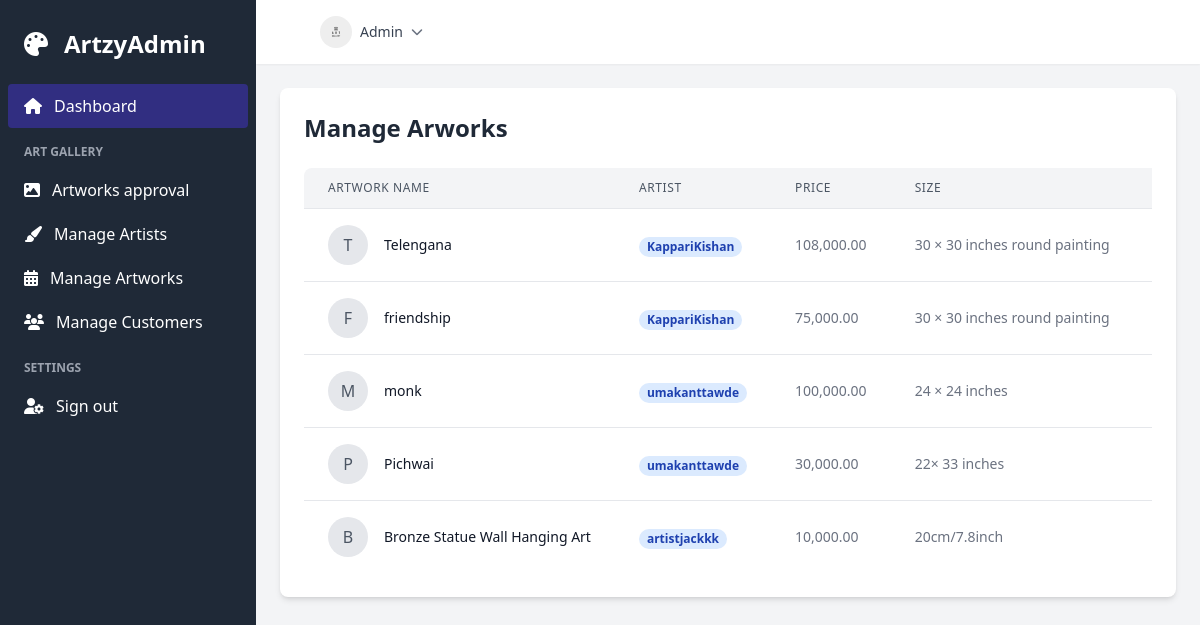
The app's page /accounts/admin/manage_artowrks/ (signed in), older data.
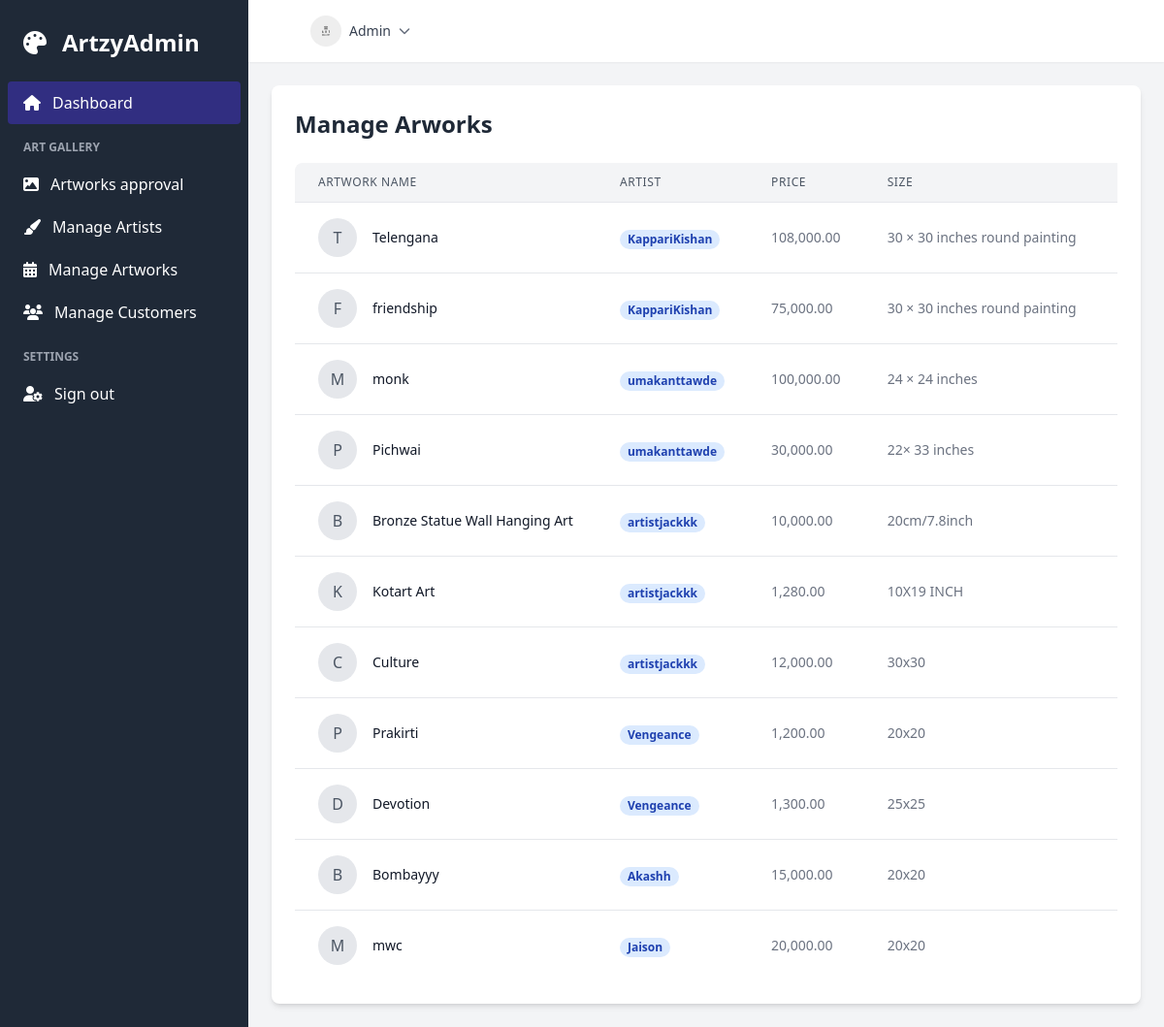
The same page, newer data.
### artworks/models.py (models this page shows, shortened)
class Artwork(models.Model):
    CATEGORY_CHOICES = [
        ('painting', 'Painting'),
        ('digital_art', 'Digital Art'),
        ('drawing', 'Drawing'),
        ('sculpture', 'Sculpture'),
        ('traditional_art', 'Traditional Art'),
        ('crafts', 'Crafts'),
        ('photography', 'Photography'),
        ('mixed_media', 'Mixed Media'),
        ('ceramics', 'Ceramics'),
        ('textile_art', 'Textile Art'),
        ('woodwork', 'Woodwork'),
        ('jewelry', 'Jewelry'),
        ('glass_art', 'Glass Art'),
        ('printmaking', 'Printmaking'),
        ('collage', 'Collage'),
        ('origami', 'Origami'),
        ('embroidery', 'Embroidery'),
        ('miniature_art', 'Miniature Art'),
        ('street_art', 'Street Art'),
        ('eco_art', 'Eco Art'),
        ('metal_art', 'Metal Art'),
    ]
    STATUS_COICES = [
        ('pending', 'Pending'),
        ('approved', 'Approved'),
        ('rejected', 'Rejected'),
    ]
    title = models.CharField(max_length=200)
    description = models.TextField()
    price = models.DecimalField(max_digits=10, decimal_places=2)
    size = models.CharField(max_length=50)
    image = models.ImageField(upload_to='artworks/')
    category = models.CharField(max_length=50, choices=CATEGORY_CHOICES)
    designer = models.ForeignKey(User, on_delete=models.CASCADE)
    sold = models.BooleanField(default=False)
    created_at = models.DateTimeField(auto_now_add=True)
    status = models.CharField(max_length=20, choices= STATUS_COICES, default='pending')
    reviewed_at = models.DateTimeField(null=True, blank=True)
    rejection_reason = models.TextField(null=True, blank=True)
    @property
    def is_approved(self):
        return self.status == 'approved'

### accounts/views.py (the view)
# urls.py: path('admin/manage_artowrks/',views.manage_artworks,name='manage_artworks'),
@login_required
def manage_artworks(request):
    artworks = Artwork.objects.filter(status='approved')
    return render(request,'accounts/admin/manage_artworks.html',{'artworks':artworks})

### accounts/templates/accounts/admin/manage_artworks.html (shortened to what this page needs)
{% extends "./dashboard.html" %}
{% load humanize %}
{% block admin_content %}
<div class="p-6 bg-white rounded-lg shadow-md">
    <h1 class="text-2xl font-bold text-gray-800 mb-6">Manage Arworks</h1>
    <div class="overflow-x-auto">
        <table class="min-w-full bg-white rounded-lg overflow-hidden">
            <thead class="bg-gray-100 border-b">
                <tr>
                    <th class="px-6 py-3 text-left text-xs font-medium text-gray-600 uppercase tracking-wider">Artwork Name</th>
                    <th class="px-6 py-3 text-left text-xs font-medium text-gray-600 uppercase tracking-wider">Artist</th>
                    <th class="px-6 py-3 text-left text-xs font-medium text-gray-600 uppercase tracking-wider">Price</th>
                    <th class="px-6 py-3 text-left text-xs font-medium text-gray-600 uppercase tracking-wider">Size</th>
                    <th class="px-6 py-3 text-left text-xs font-medium text-gray-600 uppercase tracking-wider">Actions</th>
                </tr>
            </thead>
            <tbody class="divide-y divide-gray-200">
                {% for artwork in artworks %}
                <tr class="hover:bg-gray-50">
                    <td class="px-6 py-4 whitespace-nowrap">
                        <div class="flex items-center">
                            <div class="h-10 w-10 flex-shrink-0 bg-gray-200 rounded-full flex items-center justify-center">
                                <span class="text-gray-600 font-medium">{{ artwork.title|slice:":1"|upper }}</span>
                            </div>
                            <div class="ml-4">
                                <div class="text-sm font-medium text-gray-900">{{ artwork.title }}</div>
                            </div>
                        </div>
                    </td>
                    <td class="px-6 py-4 whitespace-nowrap">
                        <span class="px-2 inline-flex text-xs leading-5 font-semibold rounded-full bg-blue-100 text-blue-800">
                            {{ artwork.designer }}
                        </span>
                    </td>
                    <td class="px-6 py-4 whitespace-nowrap text-sm text-gray-500">
                        {{ artwork.price|floatformat:2|intcomma }}
                    </td>
                    <td class="px-6 py-4 whitespace-nowrap text-sm text-gray-500">
                        {{ artwork.size}}
                    </td>
                    <td class="px-6 py-4 whitespace-nowrap text-sm font-medium">
                    </td>
                </tr>
            {% endfor %}
    </div>
</div>
{% endblock %}

Row changes from the older to the newer data that the page shows:
now on this page (row edited): Artwork: title "K", title "Kotart Art", designer "artistjackkk", price "1,280.00", size "10X19 INCH"
added Artwork: title "C", title "Culture", designer "artistjackkk", price "12,000.00", size "30x30"
added Artwork: title "P", title "Prakirti", designer "Vengeance", price "1,200.00", size "20x20"
added Artwork: title "D", title "Devotion", designer "Vengeance", price "1,300.00", size "25x25"
added Artwork: title "B", title "Bombayyy", designer "Akashh", price "15,000.00", size "20x20"
added Artwork: title "M", title "mwc", designer "Jaison", price "20,000.00", size "20x20"
